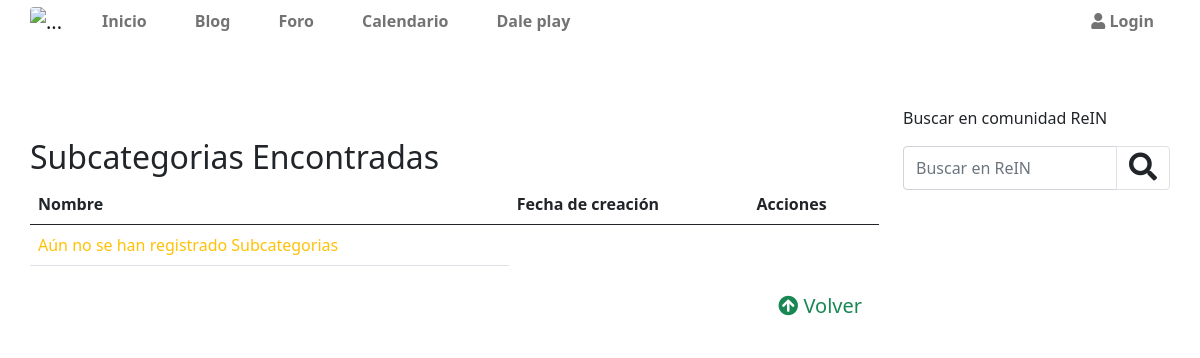
The app's page /appcategorias/listarsubcategorias/1, older data.
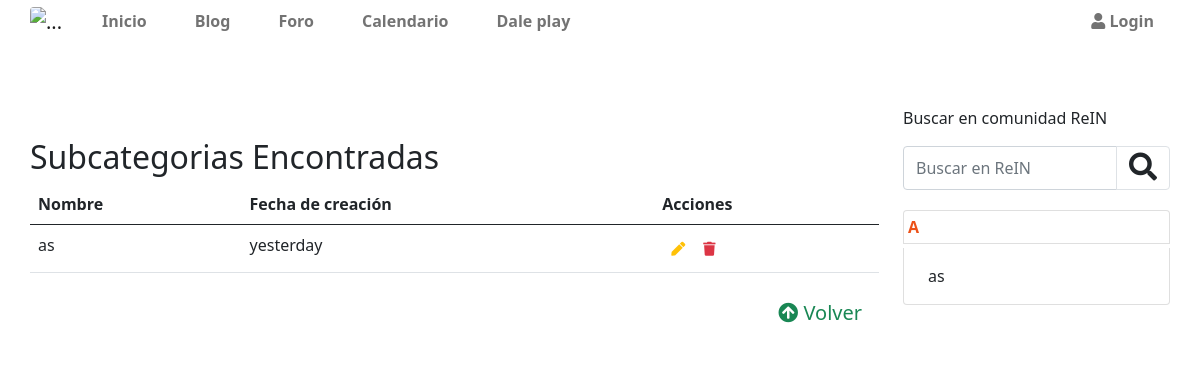
The same page, newer data.
### appcategorias/models.py (models this page shows, shortened)
class subcategorias(models.Model):
    categoriarel=models.ForeignKey(categorias,on_delete=models.CASCADE,null=True,blank=True,related_name='categoriasrel',verbose_name='Categoria Principal')
    nombre=models.CharField(max_length=50)
    created=models.DateTimeField(auto_now_add=True)
    updated=models.DateTimeField(auto_now_add=True)
    class Meta:
        verbose_name='subcategoria'
        verbose_name_plural='subcategorias'
        ordering = ['-created']

class categorias(models.Model):
    nombre=models.CharField(max_length=50)
    created=models.DateTimeField(auto_now_add=True)
    updated=models.DateTimeField(auto_now_add=True)
    class Meta:
        verbose_name='categoria'
        verbose_name_plural='categorias'
        ordering = ['-created']

### appcategorias/views.py (the view)
# urls.py: path('listarsubcategorias/<id>',views.listarsubcategorias,name="listarsubcategorias"),
def listarsubcategorias(request,id):
     sub = subcategorias.objects.filter(categoriarel_id = id)
     contexto = {'listarsubcategorias':sub,}
     return render(request,'appcategorias/listarsubcategorias.html',contexto)

### apprein/context_processors.py (called while the page is built)
def data_templates(request):
    cat = categorias.objects.all()
    subcat = subcategorias.objects.all()
    blog = blogm.objects.all()
    notiblog = notificacionesblog.objects.all().count()
    notiforo = notificacionesforo.objects.all().count()
    notieventos = notificacioneseventos.objects.all().count()
    return{
        'categorias':cat,
        'subcat':subcat,
        'notificaciones':(notiblog+notiforo+notieventos)
    }

### appcategorias/templates/appcategorias/listarsubcategorias.html (shortened to what this page needs)
    {% extends 'apprein/plantilla.html' %}
    {% load humanize %}
    {% load static %}
    {% block content %}
      <div class="row mt-5">
          <div class="col-12">
            <h2>Subcategorias Encontradas</h2>
          </div>
          <div class="col-12">
            <table class="table">
                <thead>
                  <tr>
                    <th scope="col">Nombre</th>
                    <th scope="col">Fecha de creación</th>
                    <th scope="col">Acciones</th>
                  </tr>
                </thead>
                <tbody>
                  {% if listarsubcategorias %}
                    {% for listadosubcat in listarsubcategorias %}
                        <tr>
                            <td>{{listadosubcat.nombre }}</td>
                            <td>{{listadosubcat.created | naturalday }}</td>
                            <td>
                                <span class="d-flex">
                                    <a href="" class="btn btn-sm text-warning"><i class="fa fa-pen"></i></a>
                                    <a href="" class="btn btn-sm text-danger"><i class="fa fa-trash"></i></a>
                                </span>
                            </td>
                        </tr>
                        {% endfor %}
                        {% else %}
                            <tr class="col-12 text-warning"><td>Aún no se han registrado Subcategorias </td></tr>
                        {% endif %}
                </tbody>
              </table>
              <div class="text-end">
                  <a href="{% url 'listarcategorias' %}" class="btn btn-lg text-success"><i class="fa fa-arrow-circle-up"></i> Volver</a>
              </div>
          </div>
      </div>
  {% endblock %}

### apprein/templates/apprein/snipets/apprein/sidebar.html (shortened to what this page needs)
<div class="col-12 col-lg-3">
    <p class="mt-3">Buscar en comunidad ReIN</p>
    <form action="/apprein/buscador/" method="get" class="d-flex">
        <div class="input-group mb-3">
          <input type="text" name="buscar" class="form-control" value="{{valor}}"  placeholder="Buscar en ReIN" aria-label="Recipient's username" aria-describedby="button-addon2" required>
          <button class="btn btn-outline-light border" type="submit" id="button-addon2"><i class="fas fa-search fs-3 text-dark"></i></button>
        </div>
      </form>
    {% if categorias %}
        {% for cat in categorias  %}
        <ul class="list-group">
            <li class="list-group-item d-flex my-1 justify-content-between p-1 ">
                <div class="d-flex">
                    <a href="{% url 'resultadosporcategoria' cat.id %}" class=" text-uppercase enlace m-auto fw-bold">{{cat.nombre}}</a>
                </div>
                    {% for subc in subcat  %}
                        {% if subc.categoriarel_id == cat.id %}
                        <li class="list-group-item"><a href="{% url 'resultadosporsubcategoria' subc.id %}" class="bg-subcat text-dark text-decoration-none d-block p-2">{{subc.nombre}}</a></li>
                        {% endif %}
                    {% endfor %}
            </li>
        </ul>
        {% endfor %}
    {% endif %}
    </div>
  </div>

Row changes from the older to the newer data that the page shows:
added subcategorias: nombre "as", created "yesterday"
added categorias: nombre "A"
Text that changed along with them:
text no longer shown: "Aún no se han registrado Subcategorias"
